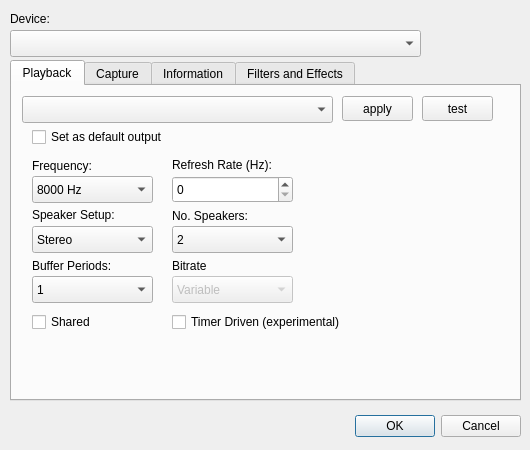
<?xml version="1.0" encoding="UTF-8"?>
<ui version="4.0">
 <class>Configuration</class>
 <widget class="QDialog" name="Configuration">
  <property name="geometry">
   <rect>
    <x>0</x>
    <y>0</y>
    <width>530</width>
    <height>450</height>
   </rect>
  </property>
  <property name="maximumSize">
   <size>
    <width>530</width>
    <height>450</height>
   </size>
  </property>
  <property name="windowTitle">
   <string>AeonWave Configuration</string>
  </property>
  <widget class="QComboBox" name="Device">
   <property name="geometry">
    <rect>
     <x>10</x>
     <y>30</y>
     <width>411</width>
     <height>27</height>
    </rect>
   </property>
  </widget>
  <widget class="QLabel" name="label_backend">
   <property name="geometry">
    <rect>
     <x>10</x>
     <y>10</y>
     <width>71</width>
     <height>17</height>
    </rect>
   </property>
   <property name="text">
    <string>Device:</string>
   </property>
  </widget>
  <widget class="QDialogButtonBox" name="OK">
   <property name="geometry">
    <rect>
     <x>300</x>
     <y>410</y>
     <width>221</width>
     <height>32</height>
    </rect>
   </property>
   <property name="orientation">
    <enum>Qt::Horizontal</enum>
   </property>
   <property name="standardButtons">
    <set>QDialogButtonBox::Cancel|QDialogButtonBox::Ok</set>
   </property>
  </widget>
  <widget class="QTabWidget" name="tabWidget">
   <property name="geometry">
    <rect>
     <x>10</x>
     <y>60</y>
     <width>511</width>
     <height>341</height>
    </rect>
   </property>
   <property name="currentIndex">
    <number>0</number>
   </property>
   <widget class="QWidget" name="tab_2">
    <attribute name="title">
     <string>Playback</string>
    </attribute>
    <widget class="QLabel" name="label_input_sample_bitrate">
     <property name="geometry">
      <rect>
       <x>160</x>
       <y>170</y>
       <width>81</width>
       <height>20</height>
      </rect>
     </property>
     <property name="text">
      <string>Bitrate</string>
     </property>
    </widget>
    <widget class="QLabel" name="label_output_sample_freq">
     <property name="geometry">
      <rect>
       <x>20</x>
       <y>70</y>
       <width>121</width>
       <height>20</height>
      </rect>
     </property>
     <property name="text">
      <string>Frequency:</string>
     </property>
    </widget>
    <widget class="QComboBox" name="OutputSampleFreq">
     <property name="geometry">
      <rect>
       <x>20</x>
       <y>90</y>
       <width>121</width>
       <height>27</height>
      </rect>
     </property>
     <item>
      <property name="text">
       <string>8000 Hz</string>
      </property>
     </item>
     <item>
      <property name="text">
       <string>11025 Hz</string>
      </property>
     </item>
     <item>
      <property name="text">
       <string>16000 Hz</string>
      </property>
     </item>
     <item>
      <property name="text">
       <string>22050 Hz</string>
      </property>
     </item>
     <item>
      <property name="text">
       <string>32000 Hz</string>
      </property>
     </item>
     <item>
      <property name="text">
       <string>44056 Hz</string>
      </property>
     </item>
     <item>
      <property name="text">
       <string>44100 Hz</string>
      </property>
     </item>
     <item>
      <property name="text">
       <string>48000 Hz</string>
      </property>
     </item>
     <item>
      <property name="text">
       <string>88200 Hz</string>
      </property>
     </item>
     <item>
      <property name="text">
       <string>96000 Hz</string>
      </property>
     </item>
     <item>
      <property name="text">
       <string>176400 Hz</string>
      </property>
     </item>
     <item>
      <property name="text">
       <string>192000 Hz</string>
      </property>
     </item>
    </widget>
    <widget class="QComboBox" name="OutputConnector">
     <property name="geometry">
      <rect>
       <x>10</x>
       <y>10</y>
       <width>311</width>
       <height>27</height>
      </rect>
     </property>
    </widget>
    <widget class="QComboBox" name="OutputSpeakers">
     <property name="geometry">
      <rect>
       <x>160</x>
       <y>140</y>
       <width>121</width>
       <height>27</height>
      </rect>
     </property>
     <item>
      <property name="text">
       <string>2</string>
      </property>
     </item>
     <item>
      <property name="text">
       <string>4</string>
      </property>
     </item>
     <item>
      <property name="text">
       <string>5.1</string>
      </property>
     </item>
     <item>
      <property name="text">
       <string>7.1</string>
      </property>
     </item>
    </widget>
    <widget class="QLabel" name="label_periods">
     <property name="geometry">
      <rect>
       <x>20</x>
       <y>170</y>
       <width>121</width>
       <height>20</height>
      </rect>
     </property>
     <property name="text">
      <string>Buffer Periods:</string>
     </property>
    </widget>
    <widget class="QComboBox" name="SpeakerSetup">
     <property name="geometry">
      <rect>
       <x>20</x>
       <y>140</y>
       <width>121</width>
       <height>27</height>
      </rect>
     </property>
     <item>
      <property name="text">
       <string>Stereo</string>
      </property>
     </item>
     <item>
      <property name="text">
       <string>Spatial</string>
      </property>
     </item>
     <item>
      <property name="text">
       <string>Spatial Surround</string>
      </property>
     </item>
     <item>
      <property name="text">
       <string>HRTF</string>
      </property>
     </item>
    </widget>
     <item>
      <property name="text">
       <string>urround</string>
      </property>
     </item>
    <widget class="QCheckBox" name="Timer">
     <property name="geometry">
      <rect>
       <x>160</x>
       <y>225</y>
       <width>221</width>
       <height>22</height>
      </rect>
     </property>
     <property name="toolTip">
      <string>&lt;html&gt;&lt;head/&gt;&lt;body&gt;&lt;p&gt;Enable the system timer for pushing data to the audio device.&lt;/p&gt;&lt;p&gt;This will save power consumption but is less reliable for lower latencies. Therefore this option is only used for refresh rates below 75Hz.&lt;/p&gt;&lt;/body&gt;&lt;/html&gt;</string>
     </property>
     <property name="text">
      <string>Timer Driven (experimental)</string>
     </property>
    </widget>
    <widget class="QComboBox" name="OutputPeriods">
     <property name="geometry">
      <rect>
       <x>20</x>
       <y>190</y>
       <width>121</width>
       <height>27</height>
      </rect>
     </property>
     <property name="toolTip">
      <string>&lt;html&gt;&lt;head/&gt;&lt;body&gt;&lt;p&gt;For lowest latencies set this option to 1 or 2 (default).&lt;/p&gt;&lt;p&gt;Some devices require more playback-periods for smooth playback but this will increase the latency.&lt;/p&gt;&lt;/body&gt;&lt;/html&gt;</string>
     </property>
     <item>
      <property name="text">
       <string>1</string>
      </property>
     </item>
     <item>
      <property name="text">
       <string>2</string>
      </property>
     </item>
     <item>
      <property name="text">
       <string>3</string>
      </property>
     </item>
     <item>
      <property name="text">
       <string>4</string>
      </property>
     </item>
    </widget>
    <widget class="QLabel" name="label_speakers">
     <property name="geometry">
      <rect>
       <x>160</x>
       <y>120</y>
       <width>121</width>
       <height>20</height>
      </rect>
     </property>
     <property name="text">
      <string>No. Speakers:</string>
     </property>
    </widget>
    <widget class="QLabel" name="label_setup">
     <property name="geometry">
      <rect>
       <x>20</x>
       <y>120</y>
       <width>121</width>
       <height>17</height>
      </rect>
     </property>
     <property name="text">
      <string>Speaker Setup:</string>
     </property>
    </widget>
    <widget class="QComboBox" name="OutputBitrate">
     <property name="enabled">
      <bool>false</bool>
     </property>
     <property name="geometry">
      <rect>
       <x>160</x>
       <y>190</y>
       <width>121</width>
       <height>27</height>
      </rect>
     </property>
     <property name="toolTip">
      <string>&lt;html&gt;&lt;head/&gt;&lt;body&gt;&lt;p&gt;The bitrate defines the size and accuracy of compressed audio formats like mp3.&lt;/p&gt;&lt;/body&gt;&lt;/html&gt;</string>
     </property>
     <item>
      <property name="text">
       <string>Variable</string>
      </property>
     </item>
     <item>
      <property name="text">
       <string>64kbps</string>
      </property>
     </item>
     <item>
      <property name="text">
       <string>128kpbs</string>
      </property>
     </item>
     <item>
      <property name="text">
       <string>192kbps</string>
      </property>
     </item>
     <item>
      <property name="text">
       <string>256kbps</string>
      </property>
     </item>
     <item>
      <property name="text">
       <string>320kbps</string>
      </property>
     </item>
    </widget>
    <widget class="QCheckBox" name="Shared">
     <property name="geometry">
      <rect>
       <x>20</x>
       <y>225</y>
       <width>97</width>
       <height>22</height>
      </rect>
     </property>
     <property name="toolTip">
      <string>&lt;html&gt;&lt;head/&gt;&lt;body&gt;&lt;p&gt;Allow this device to be shared with other applications.&lt;/p&gt;&lt;p&gt;This will increase latency.&lt;/p&gt;&lt;/body&gt;&lt;/html&gt;</string>
     </property>
     <property name="text">
      <string>Shared</string>
     </property>
    </widget>
    <widget class="QLabel" name="label_refresh_rate">
     <property name="geometry">
      <rect>
       <x>160</x>
       <y>70</y>
       <width>121</width>
       <height>17</height>
      </rect>
     </property>
     <property name="text">
      <string>Refresh Rate (Hz):</string>
     </property>
    </widget>
    <widget class="QSpinBox" name="RefreshRate">
     <property name="geometry">
      <rect>
       <x>160</x>
       <y>90</y>
       <width>121</width>
       <height>27</height>
      </rect>
     </property>
     <property name="toolTip">
      <string>&lt;html&gt;&lt;head/&gt;&lt;body&gt;&lt;p&gt;The refresh rate defines how often new data is retrieved from the device.&lt;/p&gt;&lt;p&gt;Higher values result in lower latency.&lt;/p&gt;&lt;/body&gt;&lt;/html&gt;</string>
     </property>
    </widget>
    <widget class="QLabel" name="graphicsView">
     <property name="geometry">
      <rect>
       <x>310</x>
       <y>50</y>
       <width>180</width>
       <height>180</height>
      </rect>
     </property>
     <property name="frameShape">
      <enum>QFrame::NoFrame</enum>
     </property>
     <property name="frameShadow">
      <enum>QFrame::Sunken</enum>
     </property>
     <property name="lineWidth">
      <number>1</number>
     </property>
    </widget>
    <widget class="QCheckBox" name="SetDefault">
     <property name="geometry">
      <rect>
       <x>20</x>
       <y>40</y>
       <width>171</width>
       <height>22</height>
      </rect>
     </property>
     <property name="toolTip">
      <string>&lt;html&gt;&lt;head/&gt;&lt;body&gt;&lt;p&gt;Allow this device to be shared with other applications.&lt;/p&gt;&lt;p&gt;This will increase latency.&lt;/p&gt;&lt;/body&gt;&lt;/html&gt;</string>
     </property>
     <property name="text">
      <string>Set as default output</string>
     </property>
    </widget>
    <widget class="QPushButton" name="testPlay">
     <property name="geometry">
      <rect>
       <x>410</x>
       <y>10</y>
       <width>71</width>
       <height>25</height>
      </rect>
     </property>
     <property name="text">
      <string>test</string>
     </property>
    </widget>
    <widget class="QPushButton" name="applySettings">
     <property name="geometry">
      <rect>
       <x>330</x>
       <y>10</y>
       <width>71</width>
       <height>25</height>
      </rect>
     </property>
     <property name="text">
      <string>apply</string>
     </property>
    </widget>
   </widget>
   <widget class="QWidget" name="tab_3">
    <attribute name="title">
     <string>Capture</string>
    </attribute>
    <widget class="QComboBox" name="InputConnector">
     <property name="geometry">
      <rect>
       <x>10</x>
       <y>10</y>
       <width>311</width>
       <height>27</height>
      </rect>
     </property>
    </widget>
    <widget class="QComboBox" name="InputSampleFreq">
     <property name="geometry">
      <rect>
       <x>20</x>
       <y>90</y>
       <width>121</width>
       <height>27</height>
      </rect>
     </property>
     <item>
      <property name="text">
       <string>8000 Hz</string>
      </property>
     </item>
     <item>
      <property name="text">
       <string>11025 Hz</string>
      </property>
     </item>
     <item>
      <property name="text">
       <string>16000 Hz</string>
      </property>
     </item>
     <item>
      <property name="text">
       <string>22050 Hz</string>
      </property>
     </item>
     <item>
      <property name="text">
       <string>32000 Hz</string>
      </property>
     </item>
     <item>
      <property name="text">
       <string>44056 Hz</string>
      </property>
     </item>
     <item>
      <property name="text">
       <string>44100 Hz</string>
      </property>
     </item>
     <item>
      <property name="text">
       <string>48000 Hz</string>
      </property>
     </item>
     <item>
      <property name="text">
       <string>88200 Hz</string>
      </property>
     </item>
     <item>
      <property name="text">
       <string>96000 Hz</string>
      </property>
     </item>
     <item>
      <property name="text">
       <string>176400 Hz</string>
      </property>
     </item>
     <item>
      <property name="text">
       <string>192000 Hz</string>
      </property>
     </item>
    </widget>
    <widget class="QLabel" name="label_input_sample_freq">
     <property name="geometry">
      <rect>
       <x>20</x>
       <y>70</y>
       <width>81</width>
       <height>20</height>
      </rect>
     </property>
     <property name="text">
      <string>Frequency:</string>
     </property>
    </widget>
    <widget class="QSpinBox" name="InputRefreshRate">
     <property name="geometry">
      <rect>
       <x>160</x>
       <y>90</y>
       <width>121</width>
       <height>27</height>
      </rect>
     </property>
     <property name="toolTip">
      <string>&lt;html&gt;&lt;head/&gt;&lt;body&gt;&lt;p&gt;The refresh rate defines how often new data is retrieved from the device.&lt;/p&gt;&lt;p&gt;Higher values result in lower latency.&lt;/p&gt;&lt;/body&gt;&lt;/html&gt;</string>
     </property>
    </widget>
    <widget class="QLabel" name="label_refresh_rate_2">
     <property name="geometry">
      <rect>
       <x>160</x>
       <y>70</y>
       <width>121</width>
       <height>17</height>
      </rect>
     </property>
     <property name="text">
      <string>Refresh Rate (Hz):</string>
     </property>
    </widget>
    <widget class="QLabel" name="label_setup_2">
     <property name="geometry">
      <rect>
       <x>20</x>
       <y>120</y>
       <width>121</width>
       <height>17</height>
      </rect>
     </property>
     <property name="text">
      <string>Line-in Setup:</string>
     </property>
    </widget>
    <widget class="QLabel" name="label_periods_2">
     <property name="geometry">
      <rect>
       <x>20</x>
       <y>170</y>
       <width>121</width>
       <height>20</height>
      </rect>
     </property>
     <property name="text">
      <string>Buffer Periods:</string>
     </property>
    </widget>
    <widget class="QComboBox" name="LineInSetup">
     <property name="geometry">
      <rect>
       <x>20</x>
       <y>140</y>
       <width>121</width>
       <height>27</height>
      </rect>
     </property>
     <item>
      <property name="text">
       <string>Stereo</string>
      </property>
     </item>
     <item>
      <property name="text">
       <string>Mono Left</string>
      </property>
     </item>
     <item>
      <property name="text">
       <string>Mono Right</string>
      </property>
     </item>
     <item>
      <property name="text">
       <string>Mono Mix</string>
      </property>
     </item>
    </widget>
    <widget class="QComboBox" name="InputPeriods">
     <property name="geometry">
      <rect>
       <x>20</x>
       <y>190</y>
       <width>121</width>
       <height>27</height>
      </rect>
     </property>
     <property name="toolTip">
      <string>&lt;html&gt;&lt;head/&gt;&lt;body&gt;&lt;p&gt;For lowest latencies set this option to 1 or 2 (default).&lt;/p&gt;&lt;p&gt;Some devices require more capture-periods for smooth recording but this will increase the latency.&lt;/p&gt;&lt;/body&gt;&lt;/html&gt;</string>
     </property>
     <item>
      <property name="text">
       <string>1</string>
      </property>
     </item>
     <item>
      <property name="text">
       <string>2</string>
      </property>
     </item>
     <item>
      <property name="text">
       <string>3</string>
      </property>
     </item>
     <item>
      <property name="text">
       <string>4</string>
      </property>
     </item>
    </widget>
    <widget class="QLabel" name="graphicsViewInput">
     <property name="geometry">
      <rect>
       <x>310</x>
       <y>60</y>
       <width>180</width>
       <height>180</height>
      </rect>
     </property>
     <property name="frameShape">
      <enum>QFrame::NoFrame</enum>
     </property>
     <property name="frameShadow">
      <enum>QFrame::Sunken</enum>
     </property>
     <property name="lineWidth">
      <number>1</number>
     </property>
    </widget>
    <widget class="QCheckBox" name="InputSetDefault">
     <property name="geometry">
      <rect>
       <x>20</x>
       <y>40</y>
       <width>171</width>
       <height>22</height>
      </rect>
     </property>
     <property name="toolTip">
      <string>&lt;html&gt;&lt;head/&gt;&lt;body&gt;&lt;p&gt;Allow this device to be shared with other applications.&lt;/p&gt;&lt;p&gt;This will increase latency.&lt;/p&gt;&lt;/body&gt;&lt;/html&gt;</string>
     </property>
     <property name="text">
      <string>Set as default intput</string>
     </property>
    </widget>
   </widget>
   <widget class="QWidget" name="tab">
    <attribute name="title">
     <string>Information</string>
    </attribute>
    <widget class="QComboBox" name="Mixer">
     <property name="geometry">
      <rect>
       <x>10</x>
       <y>10</y>
       <width>311</width>
       <height>27</height>
      </rect>
     </property>
    </widget>
    <widget class="QLabel" name="graphicsView_logo">
     <property name="geometry">
      <rect>
       <x>360</x>
       <y>0</y>
       <width>130</width>
       <height>48</height>
      </rect>
     </property>
     <property name="frameShape">
      <enum>QFrame::NoFrame</enum>
     </property>
     <property name="frameShadow">
      <enum>QFrame::Sunken</enum>
     </property>
     <property name="lineWidth">
      <number>1</number>
     </property>
     <property name="alignment">
      <set>Qt::AlignHCenter|Qt::AlignTop</set>
     </property>
    </widget>
    <widget class="QLabel" name="MixerInfo">
     <property name="geometry">
      <rect>
       <x>10</x>
       <y>40</y>
       <width>491</width>
       <height>211</height>
      </rect>
     </property>
    </widget>
   </widget>
   <widget class="QWidget" name="tab_4">
    <attribute name="title">
     <string>Filters and Effects</string>
    </attribute>
    <widget class="QLabel" name="FiltersEffects">
     <property name="geometry">
      <rect>
       <x>10</x>
       <y>10</y>
       <width>491</width>
       <height>291</height>
      </rect>
     </property>
    </widget>
   </widget>
  </widget>
  <widget class="QLabel" name="label_acquire">
   <property name="geometry">
    <rect>
     <x>460</x>
     <y>10</y>
     <width>56</width>
     <height>20</height>
    </rect>
   </property>
   <property name="layoutDirection">
    <enum>Qt::RightToLeft</enum>
   </property>
   <property name="textFormat">
    <enum>Qt::RichText</enum>
   </property>
   <property name="openExternalLinks">
    <bool>true</bool>
   </property>
  </widget>
 </widget>
 <tabstops>
  <tabstop>Device</tabstop>
  <tabstop>tabWidget</tabstop>
  <tabstop>OutputConnector</tabstop>
  <tabstop>SetDefault</tabstop>
  <tabstop>OutputSampleFreq</tabstop>
  <tabstop>RefreshRate</tabstop>
  <tabstop>SpeakerSetup</tabstop>
  <tabstop>OutputSpeakers</tabstop>
  <tabstop>OutputPeriods</tabstop>
  <tabstop>OutputBitrate</tabstop>
  <tabstop>Shared</tabstop>
  <tabstop>Timer</tabstop>
  <tabstop>applySettings</tabstop>
  <tabstop>testPlay</tabstop>
  <tabstop>InputConnector</tabstop>
  <tabstop>InputSetDefault</tabstop>
  <tabstop>InputSampleFreq</tabstop>
  <tabstop>InputRefreshRate</tabstop>
  <tabstop>LineInSetup</tabstop>
  <tabstop>InputPeriods</tabstop>
  <tabstop>Mixer</tabstop>
 </tabstops>
 <resources/>
 <connections/>
 <slots>
  <slot>changeRefreshRate(int)</slot>
  <slot>changeSpeakerSetup(int)</slot>
  <slot>changeGeneralSampleFreq(int)</slot>
  <slot>changeNoSpeakers(int)</slot>
  <slot>changeOutputSampleFreq(int)</slot>
  <slot>changeInputSampleFreq(int)</slot>
  <slot>changeInputConnector(int)</slot>
  <slot>changeOutputConnector(int)</slot>
  <slot>changeDevice(int)</slot>
  <slot>writeConfig()</slot>
 </slots>
</ui>
